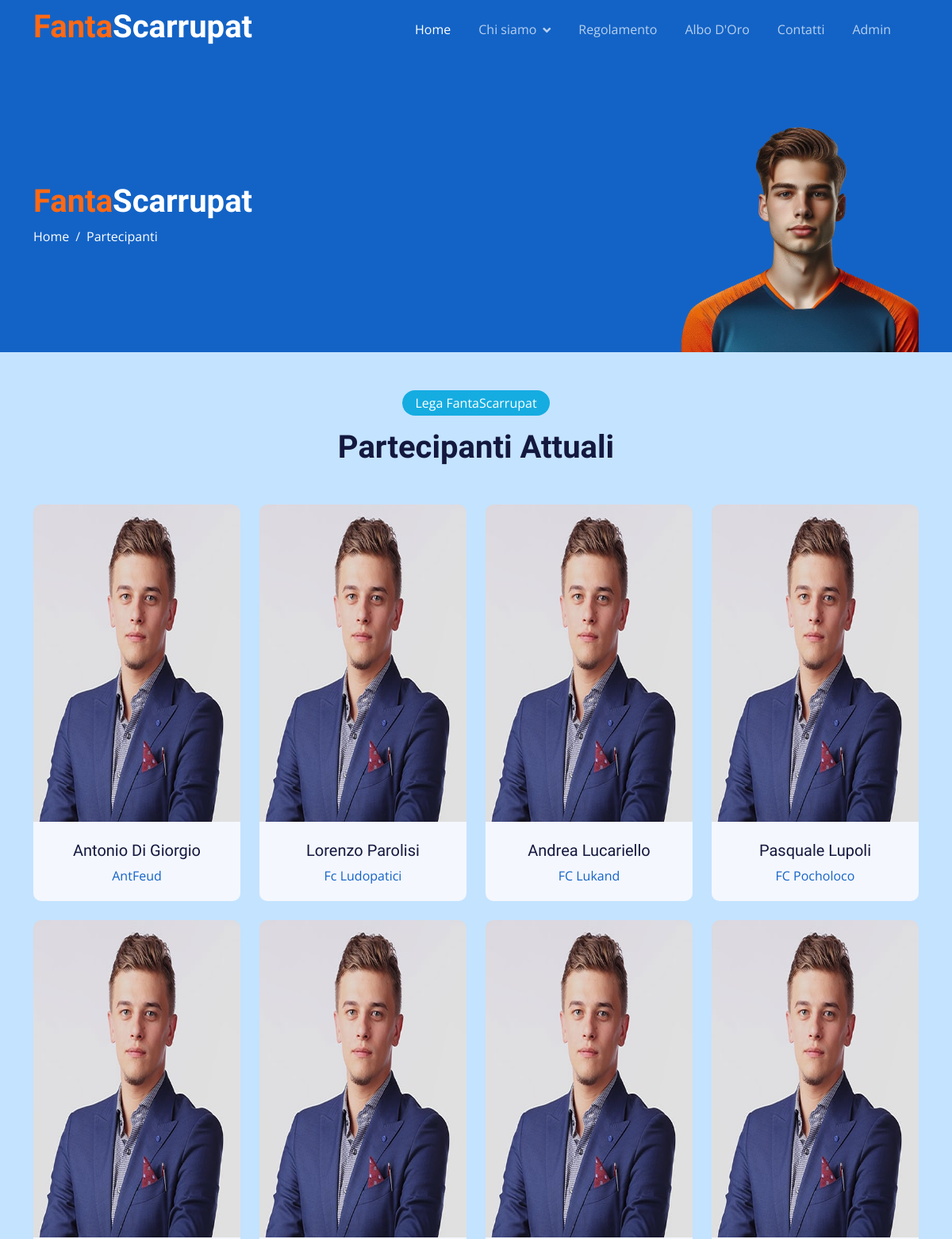
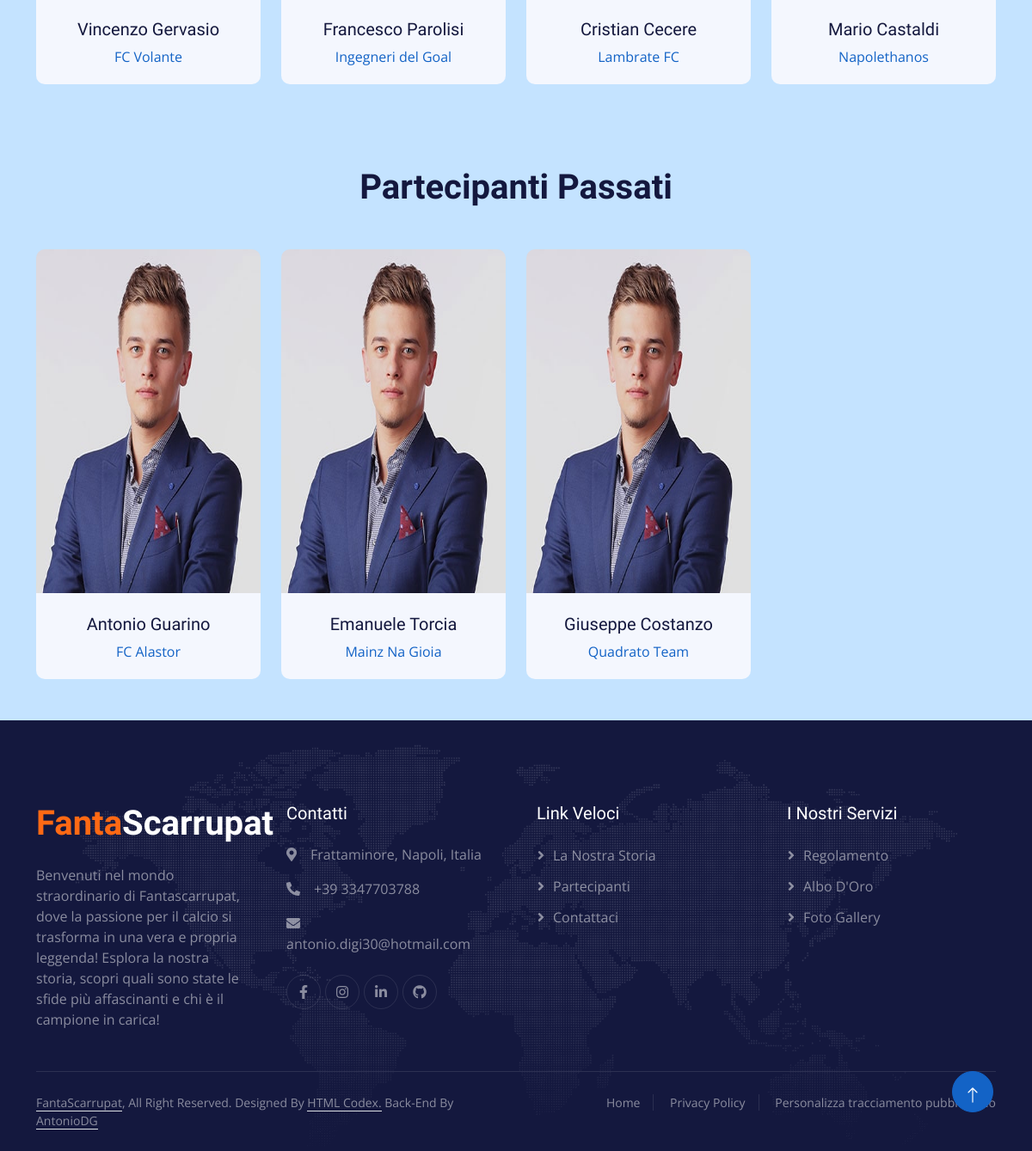
Screenshot of /partecipanti.php with the database file from the repository (2 pictures, top to bottom).
### tables this page shows
CREATE TABLE fantasquadra (
                            nome_fantasquadra VARCHAR(100) PRIMARY KEY NOT NULL,
                            scudetto VARCHAR(100),
                            fantallenatore VARCHAR(100) NOT NULL,
                            immagine_fantallenatore VARCHAR(100) NOT NULL,
                            flag_attuale VARCHAR(1) NOT NULL  
);

### partecipanti.php (the view, shortened to what this page needs)
<!DOCTYPE html>
<html lang="en">
<head>
    <link href="https://cdnjs.cloudflare.com/ajax/libs/font-awesome/5.10.0/css/all.min.css" rel="stylesheet">
    <link href="https://cdn.jsdelivr.net/npm/bootstrap-icons@1.4.1/font/bootstrap-icons.css" rel="stylesheet">
    <link href="lib/animate/animate.min.css" rel="stylesheet">
    <link href="lib/owlcarousel/assets/owl.carousel.min.css" rel="stylesheet">
    <link href="css/bootstrap.min.css" rel="stylesheet">
    <link href="css/style.css" rel="stylesheet">
</head>
<body>
    <?php
      include 'php/contVisual.php';
    ?>
    <div class="container-fluid pt-5 bg-primary hero-header">
        <div class="container pt-5">
            <div class="row g-5 pt-5">
                <div class="col-lg-6 align-self-center text-center text-lg-start mb-lg-5">
                    <h1><span class="text-color1">Fanta</span><span class="text-color2">Scarrupat</span></h1>
                    <nav aria-label="breadcrumb">
                        <ol class="breadcrumb justify-content-center justify-content-lg-start mb-0">
                            <li class="breadcrumb-item"><a class="text-white" href="index.php">Home</a></li>
                            <li class="breadcrumb-item text-white active" aria-current="page">Partecipanti</li>
                        </ol>
                    </nav>
                </div>
                <div class="col-lg-6 align-self-end text-center text-lg-end">
                    <img class="img-fluid" src="img/player_mezzo_busto.png" alt="" style="max-height: 300px;">
                </div>
            </div>
        </div>
    </div>
    <div class="container-xxl py-5">
      <div class="container">
        <div class="text-center mx-auto mb-5 wow fadeInUp" data-wow-delay="0.1s" style="max-width: 500px;">
          <div class="d-inline-block rounded-pill bg-secondary text-ball py-1 px-3 mb-3">Lega FantaScarrupat</div>
          <h1 class="display-6 mb-5">Partecipanti Attuali</h1>
        </div>
        <div class="row g-4">
          <?php
          $query = "SELECT * FROM fantasquadra WHERE flag_attuale = 1";
          $result = $conn->query($query);
          if ($result->num_rows > 0) {
            while($row = $result->fetch_assoc()) {
              $nome_squadra = $row['nome_fantasquadra'];
              ?>
              <div class="col-lg-3 col-md-6 wow fadeInUp" data-wow-delay="0.3s">
                <div class="team-item position-relative rounded overflow-hidden">
                  <div class="overflow-hidden">
                    <img class="img-fluid-personal" src="img/partecipanti/<?php echo $row["immagine_fantallenatore"]?>" alt=" Errore Recupero Foto Fantallenatore">
                  </div>
                  <div class="team-text bg-light text-center p-4">
                    <h5><?php echo $row['fantallenatore']; ?></h5>
                    <p class="text-primary"><?php echo $nome_squadra; ?></p>
                  </div>
                </div>
              </div>
              <?php
            }
          }
          ?>
        </div>
      </div>
    </div>
    <div class="container-xxl py-5">
      <div class="container">
        <div class="text-center mx-auto mb-5 wow fadeInUp" data-wow-delay="0.1s" style="max-width: 500px;">
          <h1 class="display-6 mb-5">Partecipanti Passati</h1>
        </div>
        <div class="row g-4">
          <?php
            $query = "SELECT * FROM fantasquadra WHERE flag_attuale = 0";
            $result = $conn->query($query);
              if ($result->num_rows > 0) {
                while($row = $result->fetch_assoc()) {
                  $nome_squadra = $row['nome_fantasquadra'];
          ?>
                  <div class="col-lg-3 col-md-6 wow fadeInUp" data-wow-delay="0.3s">
                    <div class="team-item position-relative rounded overflow-hidden">
                      <div class="overflow-hidden">
                        <img class="img-fluid-personal" src="img/partecipanti/<?php echo $row["immagine_fantallenatore"]?>" alt=" Errore Recupero Foto Fantallenatore">
                      </div>
                      <div class="team-text bg-light text-center p-4">
                        <h5><?php echo $row['fantallenatore']; ?></h5>
                        <p class="text-primary"><?php echo $nome_squadra; ?></p>
                      </div>
                    </div>
                  </div>
          <?php
                }
              }
          ?>
        </div>
      </div>
    </div>
    <a href="#" class="btn btn-lg btn-primary btn-lg-square back-to-top pt-2"><i class="bi bi-arrow-up"></i></a>
</body>
</html>

### css/style.css (style rules this page uses)
:root { --primary: #1363C6; --secondary: #15ACE1; --light: #F4F7FE; --dark: #14183E; }
.text-color1 { color: #FF6914; }
.text-color2 { color: #FFFFFF; }
.back-to-top { position: fixed; display: none; right: 45px; bottom: 45px; z-index: 99; }
h1, h2, h3, .fw-bold { font-weight: 700 !important; }
h4, h5, h6, .fw-medium { font-weight: 500 !important; }
.btn { font-weight: 500; transition: .5s; }
.btn-lg-square { width: 48px; height: 48px; }
.btn-square, .btn-sm-square, .btn-lg-square { padding: 0; display: flex; align-items: center; justify-content: center; font-weight: normal; border-radius: 50px; }
.team-item img { position: relative; top: 0; transition: .5s; }
.team-item .team-text { position: relative; height: 100px; transition: .5s; }
* { box-sizing: border-box; }
.sticky-top { top: -150px; transition: .5s; }
.navbar { padding: 11px 0 !important; height: 75px; }
.navbar .navbar-nav .nav-link { margin-right: 35px; padding: 0; color: rgba(255, 255, 255, .7); outline: none; }
.navbar .navbar-nav .nav-link:hover, .navbar .navbar-nav .nav-link.active { color: rgba(255, 255, 255, 1); }
.navbar .dropdown-toggle::after { border: none; content: "\f107"; font-family: "Font Awesome 5 Free"; font-weight: 900; vertical-align: middle; margin-left: 8px; }
.hero-header { margin-top: -75px; background-size: cover; }
.hero-header .breadcrumb-item+.breadcrumb-item::before { color: var(--light); }
.footer { background: url(../img/footer.png) center center no-repeat; background-size: contain; }
.footer .btn.btn-social { margin-right: 5px; width: 40px; height: 40px; display: flex; align-items: center; justify-content: center; color: rgba(255,255,255,.5); border: 1px solid rgba(256, 256, 256, .1); border-radius: 40px; transition: .3s; }
.footer .btn.btn-link { display: block; margin-bottom: 10px; padding: 0; text-align: left; color: rgba(255,255,255,.5); font-weight: normal; transition: .3s; }
.footer .btn.btn-link::before { position: relative; content: "\f105"; font-family: "Font Awesome 5 Free"; font-weight: 900; margin-right: 10px; }
.footer .copyright { padding: 25px 0; font-size: 14px; border-top: 1px solid rgba(256, 256, 256, .1); }
.footer .copyright a { color: rgba(255,255,255,.5); }
.footer .footer-menu a { margin-right: 15px; padding-right: 15px; border-right: 1px solid rgba(255, 255, 255, .1); }
.footer .footer-menu a:last-child { margin-right: 0; padding-right: 0; border-right: none; }

### rows the page displays
fantasquadra: immagine_fantallenatore (picture), fantallenatore "Antonio Di Giorgio", nome_fantasquadra "AntFeud"
fantasquadra: immagine_fantallenatore (picture), fantallenatore "Lorenzo Parolisi", nome_fantasquadra "Fc Ludopatici"
fantasquadra: immagine_fantallenatore (picture), fantallenatore "Andrea Lucariello", nome_fantasquadra "FC Lukand"
fantasquadra: immagine_fantallenatore (picture), fantallenatore "Pasquale Lupoli", nome_fantasquadra "FC Pocholoco"
fantasquadra: immagine_fantallenatore (picture), fantallenatore "Vincenzo Gervasio", nome_fantasquadra "FC Volante"
fantasquadra: immagine_fantallenatore (picture), fantallenatore "Francesco Parolisi", nome_fantasquadra "Ingegneri del Goal"
fantasquadra: immagine_fantallenatore (picture), fantallenatore "Cristian Cecere", nome_fantasquadra "Lambrate FC"
fantasquadra: immagine_fantallenatore (picture), fantallenatore "Mario Castaldi", nome_fantasquadra "Napolethanos"
fantasquadra: immagine_fantallenatore (picture), fantallenatore "Antonio Guarino", nome_fantasquadra "FC Alastor"
fantasquadra: immagine_fantallenatore (picture), fantallenatore "Emanuele Torcia", nome_fantasquadra "Mainz Na Gioia"
fantasquadra: immagine_fantallenatore (picture), fantallenatore "Giuseppe Costanzo", nome_fantasquadra "Quadrato Team"
